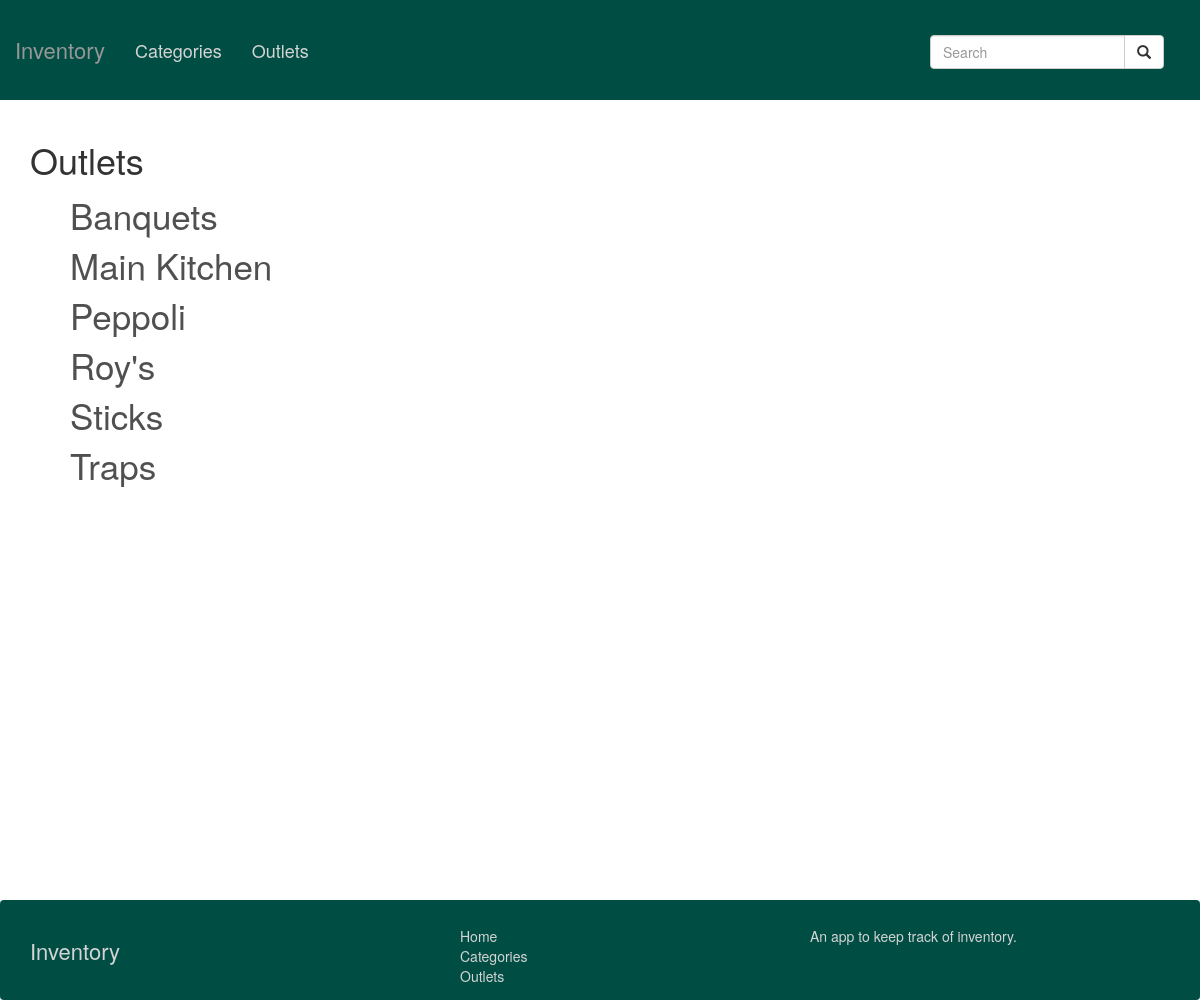
The page /outlets/ on the database its author committed.
### inventory_app/models.py (models this page shows, shortened)
class Outlet(models.Model):
  name = models.CharField(max_length=50, blank=False)

### inventory_app/views.py (the view)
# urls.py: url(r'^outlets/', views.outlets, name='outlets'),
def outlets(request):
  outlets = Outlet.objects.all().order_by('name')
  t = loader.get_template('outlets.html')
  c = Context({ 'outlets': outlets, })
  return HttpResponse(t.render(c))

### templates/outlets.html
{% extends '_base.html' %}
{% block content %}
<h1>Outlets</h1>
<ul class="name-list">
  {% for outlet in outlets %}
  <li><a href="/outlet/{{ outlet.id }}">{{ outlet.name }}</a></li>
  {% endfor %}
</ul>
{% endblock %}

### inventory_app/static/styles/style.css (style rules this page uses)
html, body { height: 100%; }
body { padding-top: 120px; }
.name-list li { list-style: none; font-size: 2.5em; }
.name-list a { color: #505050; text-decoration: none; }

### rows shown on the page
Outlet: name "Banquets"
Outlet: name "Main Kitchen"
Outlet: name "Peppoli"
Outlet: name "Roy's"
Outlet: name "Sticks"
Outlet: name "Traps"
